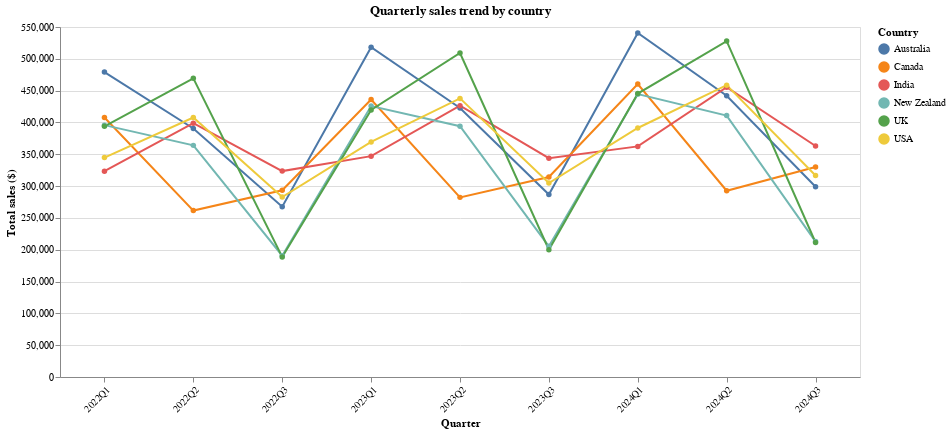

Notebook source saved alongside this figure:
### Markdown cell above
### Visual 1: Quarterly sales trend by country

### Code cell
# Aggregate to quarterly totals (less noisy than monthly, easier to compare trends)
df["quarter_start"] = df["date"].dt.to_period("Q").dt.start_time
df["quarter_label"] = df["date"].dt.to_period("Q").astype(str)  # e.g., 2022Q1

quarterly = (
    df.groupby(["quarter_start", "quarter_label", "country"], as_index=False)
      .agg(total_sales=("sales", "sum"))
      .sort_values(["quarter_start", "country"])
)

chart_q = (
    alt.Chart(quarterly)
    .mark_line(point=True)
    .encode(
        x=alt.X(
            "quarter_label:N",
            sort=alt.SortField(field="quarter_start", order="ascending"),
            axis=alt.Axis(title="Quarter", labelAngle=-45),
        ),
        y=alt.Y("total_sales:Q", axis=alt.Axis(title="Total sales ($)", format=",.0f")),
        color=alt.Color("country:N", legend=alt.Legend(title="Country")),
        tooltip=[
            alt.Tooltip("country:N", title="Country"),
            alt.Tooltip("quarter_label:N", title="Quarter"),
            alt.Tooltip("total_sales:Q", title="Total sales", format=",.0f"),
        ],
    )
    .properties(title="Quarterly sales trend by country", width=800, height=350)
)

chart_q

### Figure 1 — Vega-Lite specification as saved in the notebook (floating-point values rounded to 4 significant figures)
{"config": {"view": {"continuousWidth": 300, "continuousHeight": 300}}, "data": {"name": "data-f5fa33de456bf3a49fc5bf2c4f6cbdba"}, "mark": {"type": "line", "point": true}, "encoding": {"color": {"field": "country", "legend": {"title": "Country"}, "type": "nominal"}, "tooltip": [{"field": "country", "title": "Country", "type": "nominal"}, {"field": "quarter_label", "title": "Quarter", "type": "nominal"}, {"field": "total_sales", "format": ",.0f", "title": "Total sales", "type": "quantitative"}], "x": {"axis": {"labelAngle": -45, "title": "Quarter"}, "field": "quarter_label", "sort": {"field": "quarter_start", "order": "ascending"}, "type": "nominal"}, "y": {"axis": {"format": ",.0f", "title": "Total sales ($)"}, "field": "total_sales", "type": "quantitative"}}, "height": 350, "title": "Quarterly sales trend by country", "width": 800, "$schema": "https://vega.github.io/schema/vega-lite/v6.1.0.json", "datasets": {"data-f5fa33de456bf3a49fc5bf2c4f6cbdba": [{"quarter_start": "2022-01-01T00:00:00", "quarter_label": "2022Q1", "country": "Australia", "total_sales": 479200.0}, {"quarter_start": "2022-01-01T00:00:00", "quarter_label": "2022Q1", "country": "Canada", "total_sales": 407900.0}, {"quarter_start": "2022-01-01T00:00:00", "quarter_label": "2022Q1", "country": "India", "total_sales": 323400.0}, {"quarter_start": "2022-01-01T00:00:00", "quarter_label": "2022Q1", "country": "New Zealand", "total_sales": 395800.0}, {"quarter_start": "2022-01-01T00:00:00", "quarter_label": "2022Q1", "country": "UK", "total_sales": 394000.0}, {"quarter_start": "2022-01-01T00:00:00", "quarter_label": "2022Q1", "country": "USA", "total_sales": 344800.0}, {"quarter_start": "2022-04-01T00:00:00", "quarter_label": "2022Q2", "country": "Australia", "total_sales": 390500.0}, {"quarter_start": "2022-04-01T00:00:00", "quarter_label": "2022Q2", "country": "Canada", "total_sales": 261500.0}, {"quarter_start": "2022-04-01T00:00:00", "quarter_label": "2022Q2", "country": "India", "total_sales": 398900.0}, {"quarter_start": "2022-04-01T00:00:00", "quarter_label": "2022Q2", "country": "New Zealand", "total_sales": 364000.0}, {"quarter_start": "2022-04-01T00:00:00", "quarter_label": "2022Q2", "country": "UK", "total_sales": 469300.0}, {"quarter_start": "2022-04-01T00:00:00", "quarter_label": "2022Q2", "country": "USA", "total_sales": 407800.0}, {"quarter_start": "2022-07-01T00:00:00", "quarter_label": "2022Q3", "country": "Australia", "total_sales": 267600.0}, {"quarter_start": "2022-07-01T00:00:00", "quarter_label": "2022Q3", "country": "Canada", "total_sales": 293500.0}, {"quarter_start": "2022-07-01T00:00:00", "quarter_label": "2022Q3", "country": "India", "total_sales": 323600.0}, {"quarter_start": "2022-07-01T00:00:00", "quarter_label": "2022Q3", "country": "New Zealand", "total_sales": 190600.0}, {"quarter_start": "2022-07-01T00:00:00", "quarter_label": "2022Q3", "country": "UK", "total_sales": 188500.0}, {"quarter_start": "2022-07-01T00:00:00", "quarter_label": "2022Q3", "country": "USA", "total_sales": 282800.0}, {"quarter_start": "2023-01-01T00:00:00", "quarter_label": "2023Q1", "country": "Australia", "total_sales": 518100.0}, {"quarter_start": "2023-01-01T00:00:00", "quarter_label": "2023Q1", "country": "Canada", "total_sales": 436000.0}, {"quarter_start": "2023-01-01T00:00:00", "quarter_label": "2023Q1", "country": "India", "total_sales": 347000.0}, {"quarter_start": "2023-01-01T00:00:00", "quarter_label": "2023Q1", "country": "New Zealand", "total_sales": 425800.0}, {"quarter_start": "2023-01-01T00:00:00", "quarter_label": "2023Q1", "country": "UK", "total_sales": 419700.0}, {"quarter_start": "2023-01-01T00:00:00", "quarter_label": "2023Q1", "country": "USA", "total_sales": 369400.0}, {"quarter_start": "2023-04-01T00:00:00", "quarter_label": "2023Q2", "country": "Australia", "total_sales": 422700.0}, {"quarter_start": "2023-04-01T00:00:00", "quarter_label": "2023Q2", "country": "Canada", "total_sales": 282300.0}, {"quarter_start": "2023-04-01T00:00:00", "quarter_label": "2023Q2", "country": "India", "total_sales": 426400.0}, {"quarter_start": "2023-04-01T00:00:00", "quarter_label": "2023Q2", "country": "New Zealand", "total_sales": 394000.0}, {"quarter_start": "2023-04-01T00:00:00", "quarter_label": "2023Q2", "country": "UK", "total_sales": 509200.0}, {"quarter_start": "2023-04-01T00:00:00", "quarter_label": "2023Q2", "country": "USA", "total_sales": 437800.0}, {"quarter_start": "2023-07-01T00:00:00", "quarter_label": "2023Q3", "country": "Australia", "total_sales": 286800.0}, {"quarter_start": "2023-07-01T00:00:00", "quarter_label": "2023Q3", "country": "Canada", "total_sales": 314200.0}, {"quarter_start": "2023-07-01T00:00:00", "quarter_label": "2023Q3", "country": "India", "total_sales": 343900.0}, {"quarter_start": "2023-07-01T00:00:00", "quarter_label": "2023Q3", "country": "New Zealand", "total_sales": 205300.0}, {"quarter_start": "2023-07-01T00:00:00", "quarter_label": "2023Q3", "country": "UK", "total_sales": 200000.0}, {"quarter_start": "2023-07-01T00:00:00", "quarter_label": "2023Q3", "country": "USA", "total_sales": 304800.0}, {"quarter_start": "2024-01-01T00:00:00", "quarter_label": "2024Q1", "country": "Australia", "total_sales": 540500.0}, {"quarter_start": "2024-01-01T00:00:00", "quarter_label": "2024Q1", "country": "Canada", "total_sales": 460300.0}, {"quarter_start": "2024-01-01T00:00:00", "quarter_label": "2024Q1", "country": "India", "total_sales": 362400.0}, {"quarter_start": "2024-01-01T00:00:00", "quarter_label": "2024Q1", "country": "New Zealand", "total_sales": 444500.0}, {"quarter_start": "2024-01-01T00:00:00", "quarter_label": "2024Q1", "country": "UK", "total_sales": 445400.0}, {"quarter_start": "2024-01-01T00:00:00", "quarter_label": "2024Q1", "country": "USA", "total_sales": 391300.0}, {"quarter_start": "2024-04-01T00:00:00", "quarter_label": "2024Q2", "country": "Australia", "total_sales": 442000.0}, {"quarter_start": "2024-04-01T00:00:00", "quarter_label": "2024Q2", "country": "Canada", "total_sales": 292700.0}, {"quarter_start": "2024-04-01T00:00:00", "quarter_label": "2024Q2", "country": "India", "total_sales": 455300.0}, {"quarter_start": "2024-04-01T00:00:00", "quarter_label": "2024Q2", "country": "New Zealand", "total_sales": 410800.0}, {"quarter_start": "2024-04-01T00:00:00", "quarter_label": "2024Q2", "country": "UK", "total_sales": 527800.0}, {"quarter_start": "2024-04-01T00:00:00", "quarter_label": "2024Q2", "country": "USA", "total_sales": 458600.0}, {"quarter_start": "2024-07-01T00:00:00", "quarter_label": "2024Q3", "country": "Australia", "total_sales": 299000.0}, {"quarter_start": "2024-07-01T00:00:00", "quarter_label": "2024Q3", "country": "Canada", "total_sales": 330100.0}, {"quarter_start": "2024-07-01T00:00:00", "quarter_label": "2024Q3", "country": "India", "total_sales": 363000.0}, {"quarter_start": "2024-07-01T00:00:00", "quarter_label": "2024Q3", "country": "New Zealand", "total_sales": 212800.0}, {"quarter_start": "2024-07-01T00:00:00", "quarter_label": "2024Q3", "country": "UK", "total_sales": 211400.0}, {"quarter_start": "2024-07-01T00:00:00", "quarter_label": "2024Q3", "country": "USA", "total_sales": 316600.0}]}}
